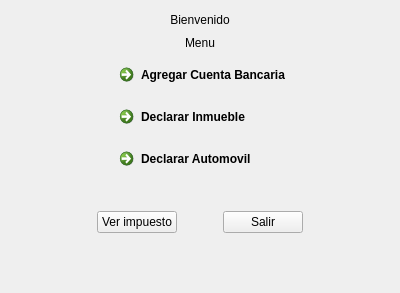
<?xml version="1.0" encoding="UTF-8"?>
<ui version="4.0">
 <class>usuario_menu</class>
 <widget class="QWidget" name="usuario_menu">
  <property name="geometry">
   <rect>
    <x>0</x>
    <y>0</y>
    <width>400</width>
    <height>293</height>
   </rect>
  </property>
  <property name="windowTitle">
   <string>Menu Usuario</string>
  </property>
  <layout class="QVBoxLayout" name="verticalLayout_9">
   <item>
    <layout class="QVBoxLayout" name="verticalLayout_8">
     <item>
      <layout class="QVBoxLayout" name="verticalLayout_7">
       <item>
        <layout class="QHBoxLayout" name="horizontalLayout_2">
         <item>
          <spacer name="horizontalSpacer_2">
           <property name="orientation">
            <enum>Qt::Horizontal</enum>
           </property>
           <property name="sizeHint" stdset="0">
            <size>
             <width>40</width>
             <height>40</height>
            </size>
           </property>
          </spacer>
         </item>
         <item>
          <layout class="QVBoxLayout" name="verticalLayout_3">
           <item>
            <layout class="QVBoxLayout" name="verticalLayout">
             <item>
              <widget class="QLabel" name="label_bienvenido">
               <property name="text">
                <string>Bienvenido</string>
               </property>
               <property name="alignment">
                <set>Qt::AlignCenter</set>
               </property>
              </widget>
             </item>
            </layout>
           </item>
           <item>
            <layout class="QVBoxLayout" name="verticalLayout_2">
             <item>
              <widget class="QLabel" name="label_2_menu">
               <property name="text">
                <string>Menu</string>
               </property>
               <property name="alignment">
                <set>Qt::AlignCenter</set>
               </property>
              </widget>
             </item>
            </layout>
           </item>
          </layout>
         </item>
         <item>
          <spacer name="horizontalSpacer_6">
           <property name="orientation">
            <enum>Qt::Horizontal</enum>
           </property>
           <property name="sizeHint" stdset="0">
            <size>
             <width>40</width>
             <height>20</height>
            </size>
           </property>
          </spacer>
         </item>
        </layout>
       </item>
       <item>
        <layout class="QHBoxLayout" name="horizontalLayout">
         <item>
          <spacer name="horizontalSpacer">
           <property name="orientation">
            <enum>Qt::Horizontal</enum>
           </property>
           <property name="sizeHint" stdset="0">
            <size>
             <width>30</width>
             <height>40</height>
            </size>
           </property>
          </spacer>
         </item>
         <item>
          <layout class="QVBoxLayout" name="verticalLayout_4">
           <item>
            <widget class="QCommandLinkButton" name="commandLinkButton_agregar_cuenta">
             <property name="text">
              <string>Agregar Cuenta Bancaria</string>
             </property>
            </widget>
           </item>
           <item>
            <widget class="QCommandLinkButton" name="commandLinkButton_declarar_inmueble">
             <property name="text">
              <string>Declarar Inmueble</string>
             </property>
            </widget>
           </item>
           <item>
            <widget class="QCommandLinkButton" name="commandLinkButton_declarar_automovil">
             <property name="text">
              <string>Declarar Automovil</string>
             </property>
            </widget>
           </item>
          </layout>
         </item>
         <item>
          <spacer name="horizontalSpacer_7">
           <property name="orientation">
            <enum>Qt::Horizontal</enum>
           </property>
           <property name="sizeHint" stdset="0">
            <size>
             <width>30</width>
             <height>20</height>
            </size>
           </property>
          </spacer>
         </item>
        </layout>
       </item>
      </layout>
     </item>
     <item>
      <layout class="QVBoxLayout" name="verticalLayout_6">
       <item>
        <layout class="QVBoxLayout" name="verticalLayout_5">
         <item>
          <spacer name="verticalSpacer_3">
           <property name="orientation">
            <enum>Qt::Vertical</enum>
           </property>
           <property name="sizeHint" stdset="0">
            <size>
             <width>20</width>
             <height>20</height>
            </size>
           </property>
          </spacer>
         </item>
         <item>
          <layout class="QHBoxLayout" name="horizontalLayout_4">
           <item>
            <spacer name="horizontalSpacer_4">
             <property name="orientation">
              <enum>Qt::Horizontal</enum>
             </property>
             <property name="sizeHint" stdset="0">
              <size>
               <width>40</width>
               <height>20</height>
              </size>
             </property>
            </spacer>
           </item>
           <item>
            <layout class="QHBoxLayout" name="horizontalLayout_3">
             <item>
              <widget class="QPushButton" name="pushButton_ver_impuesto">
               <property name="text">
                <string>Ver impuesto</string>
               </property>
              </widget>
             </item>
             <item>
              <spacer name="horizontalSpacer_3">
               <property name="orientation">
                <enum>Qt::Horizontal</enum>
               </property>
               <property name="sizeHint" stdset="0">
                <size>
                 <width>40</width>
                 <height>20</height>
                </size>
               </property>
              </spacer>
             </item>
             <item>
              <widget class="QPushButton" name="pushButton">
               <property name="text">
                <string>Salir</string>
               </property>
              </widget>
             </item>
            </layout>
           </item>
           <item>
            <spacer name="horizontalSpacer_5">
             <property name="orientation">
              <enum>Qt::Horizontal</enum>
             </property>
             <property name="sizeHint" stdset="0">
              <size>
               <width>40</width>
               <height>20</height>
              </size>
             </property>
            </spacer>
           </item>
          </layout>
         </item>
        </layout>
       </item>
       <item>
        <spacer name="verticalSpacer">
         <property name="orientation">
          <enum>Qt::Vertical</enum>
         </property>
         <property name="sizeHint" stdset="0">
          <size>
           <width>20</width>
           <height>10</height>
          </size>
         </property>
        </spacer>
       </item>
      </layout>
     </item>
    </layout>
   </item>
  </layout>
 </widget>
 <resources/>
 <connections/>
</ui>
